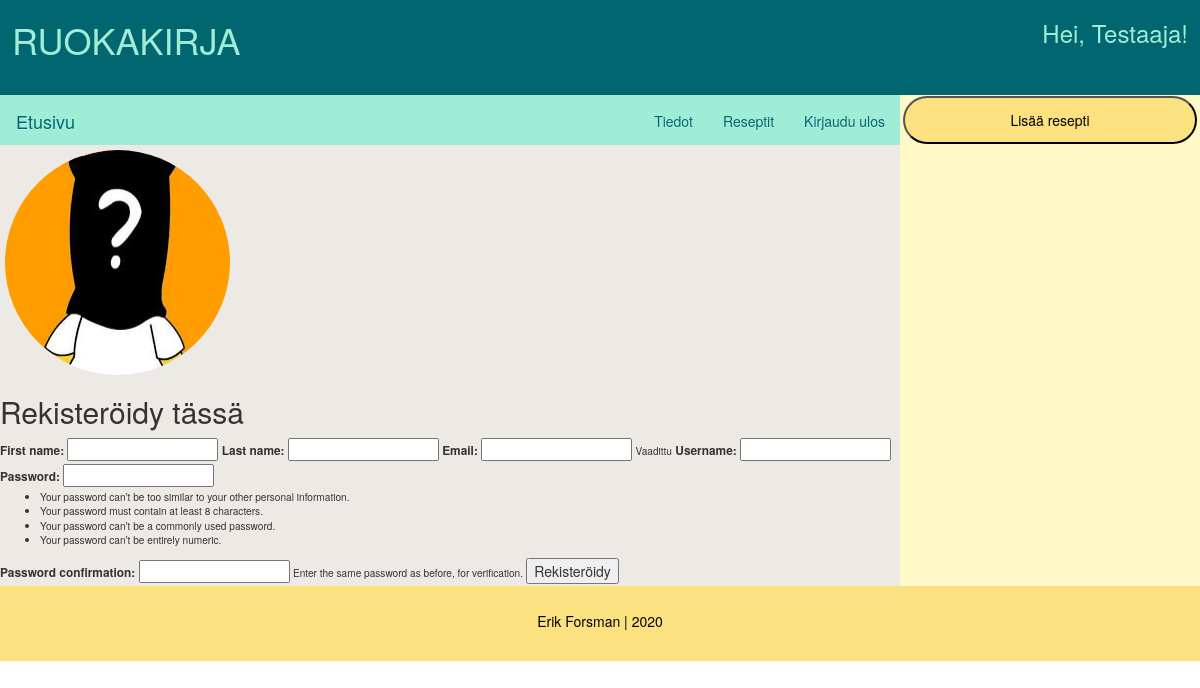
The page /account/register/ (signed in) on the database its author committed.
### account/models.py (models this page shows, shortened)
class Account(AbstractBaseUser):
    first_name = models.CharField(max_length=50)
    last_name = models.CharField(max_length=100)
    email = models.EmailField(unique=True, verbose_name="email")
    username = models.CharField(unique=True, max_length=30)
    motto = models.TextField(default="Lisää mottosi tähän", max_length=500)
    image = models.ImageField(upload_to=upload_location, blank=True, null=True)
    date_joined = models.DateTimeField(verbose_name="date joined", auto_now_add=True)
    last_login = models.DateTimeField(verbose_name="last login", auto_now=True)
    is_visitor = models.BooleanField(default=False)
    is_admin = models.BooleanField(default=False)
    is_active = models.BooleanField(default=True)
    is_staff = models.BooleanField(default=False)
    is_superuser = models.BooleanField(default=False)
    USERNAME_FIELD = "username"
    REQUIRED_FIELDS = ["first_name", "last_name","email"]
    objects = MyAccountManager()

### account/views.py (the view)
# urls.py: path("register/", views.registration_view, name="register"),
def registration_view(request):
    context = {}
    if request.POST:
        form = RegistrationForm(request.POST)
        if form.is_valid():
            form.save()
            username=form.cleaned_data.get("username")
            raw_password=form.cleaned_data.get("password1")
            account = authenticate(username=username, password=raw_password)
            login(request, account)
            return redirect("home")
        else:
            context["registration_form"] = form
    else:
        form = RegistrationForm()
        context["registration_form"]=form
    return render(request, "account/register.html", context)

### account/forms.py
class RegistrationForm(UserCreationForm):
    email = forms.EmailField(max_length=60,help_text="Vaadittu")
    class Meta:
        model = Account
        fields = ("first_name", "last_name", "email", "username", "password1", "password2")

### account/templates/account/register.html (shortened to what this page needs)
{% extends "base.html"%}
{% block content%}
<h2>Rekisteröidy tässä</h2>
<form method="post">
  {% for field in registration_form %}
    <small>
      {{field.label_tag}}
      {{field}}
      {% if field.help_text %}
        <small>{{field.help_text}}</small>
      {% endif %}
    </small>
  {% endfor %}
  <button type="submit">Rekisteröidy</button>
</form>
{% endblock %}

### templates/base.html (shortened to what this page needs)
{% load static %}
<!DOCTYPE html>
<html lang="en" dir="ltr">
  <head>
    <link rel="stylesheet" href="https://maxcdn.bootstrapcdn.com/bootstrap/3.3.7/css/bootstrap.min.css">
    <link rel="stylesheet" href="https://maxcdn.bootstrapcdn.com/bootstrap/3.3.7/css/bootstrap-theme.min.css">
    <link rel="stylesheet" href="{% static 'css/final.css' %}">
  </head>
<body>
<div class="sivunasettelu">
  <div class="header">
    <div class="header_profile">
        <div class="hleft">
          <h1>RUOKAKIRJA</h1>
        </div>
      <div class="hright">
        {% if user.is_authenticated%}
          <h3>Hei, {{user.username}}!</h3>
      {% endif %}
      </div>
    </div>
  </div>
    <div class="content-wrap">
      <div class="content">
        <div class="inner-content">
        <div class="content_navbar">
          <nav class="navbar mynav" role="navigation">
            <div  class="">
              <a href="{% url 'home' %}" class="navbar-brand mynav" id="d_green">Etusivu</a>
              <ul class="nav navbar-nav navbar-right">
                {% if user.is_authenticated %}
                <li><a href="{% url 'account:user'%}" id="d_green">Tiedot</a></li>
                {% endif %}
                <li><a href="{% url 'recipe:recipes' %}" id="d_green">Reseptit</a></li>
                {% if user.is_authenticated %}
                <li><a href="{% url 'account:logout' %}" id="d_green">Kirjaudu ulos</a></li>
                {% else %}
                <li><a href="{% url 'account:login' %}" id="d_green">Kirjaudu sisään</a></li>
                {% endif %}
              </ul>
            </div>
          </nav>
        </div>
          <div class="content_profile">
            <div class="left">
              {% if user.image %}
              <img class="profpic center" src="{{ user.image.url }}" alt="Kokki" width="225" height="225">
              {% else %}
              <img class="profpic center" src="{% static 'images/chef_icon1.png' %}" alt="Kokki" width="225" height="225">
              {% endif %}
            </div>
          </div>
          {% block content %}
          {% endblock %}
        </div>
      </div>
      <div class="info">
        {% if user.is_authenticated%}
          <a href="{% url 'recipe:add' %}"><button id="lisaa_resp">Lisää resepti</button></a>
        {% endif %}
      </div>
    </div>
    <div class="footer" style="padding-top: 25px; color:black;">Erik Forsman | 2020</div>
</div>
</body>
</html>

### static/css/final.css (style rules this page uses)
.header { background-color: #026670; color: #9FEDD7; padding-bottom: 5px; height: 95px; }
.header_profile { width: 100%; height: auto; display: flex; }
.hleft { width: 25%; margin-left: 1%; }
.hright { width: 75%; text-align: right; margin-right: 1%; }
.content-wrap { display: flex; flex-direction: row; flex-wrap: wrap; }
.content { background-color: #EDEAE5; flex: 1; box-sizing: border-box; height: auto; }
.content_navbar { width: 100%; height: 50px; color: #026670; background-color: #9FEDD7; padding-right: 14px; }
.content_profile { width: 100%; height: auto; margin-bottom: 5px; margin-top: 5px; background-color: #EDEAE5; display: flex; }
.left { color: blue; }
.info { height: auto; width: 25vw; background-color: #FEF9C7; color: #026670; }
.footer { background-color: #FCE181; color: #026670; left: 0; width: 100%; text-align: center; height: 75px; }
.profpic { border-radius: 50%; margin-left: 5px; }
#d_green { color: #026670; }
#lisaa_resp { height: 48px; width: 98%; background-color: #FCE181; margin-top: 1px; margin-bottom: 1px; margin-left: 1%; color: black; border-radius: 25px; }

### rows shown on the page
Account: username "Testaaja", image (picture)

### other values the page prints
{{ field.label_tag }} "First name:" "Last name:" "Email:" "Username:" "Password:" "Password confirmation:"
{{ field.help_text }} "Vaadittu" "Enter the same password as before, for verification."
